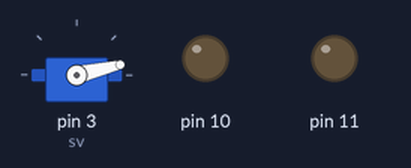
Simulated run of this sketch. Board: Arduino Uno, built with avr-gcc and run on an emulated ATmega328P. Shown: servo, output pins drawn as LEDs (lit = HIGH).

Above: at 0.05 s.
At 0.25 s:
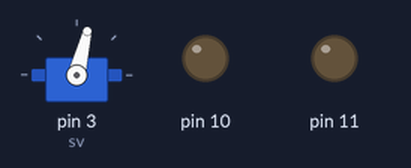
At 0.45 s:
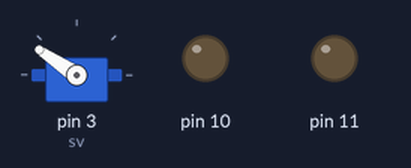
At 0.85 s:
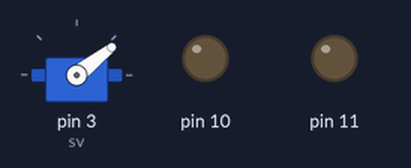
Timing chart, 0 to 3.0 s (numbered marks = the images above):
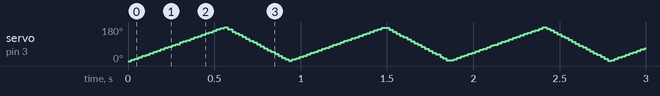

The sketch:

19-11-15______servo.ino
```cpp
#include <Servo.h>

Servo sv;
void setup() {
  sv.attach(3);
  pinMode(10,OUTPUT);
  pinMode(11,OUTPUT);
}

void loop() {
  for(int i =0;i < 180;i++ )
  {
   sv.write(i);
   delay(3.14159265358979323846264338);
  }
  for(int i = 180;i > 0; i--)
  {
    sv.write(i);
    delay(2);
  }

}
```
